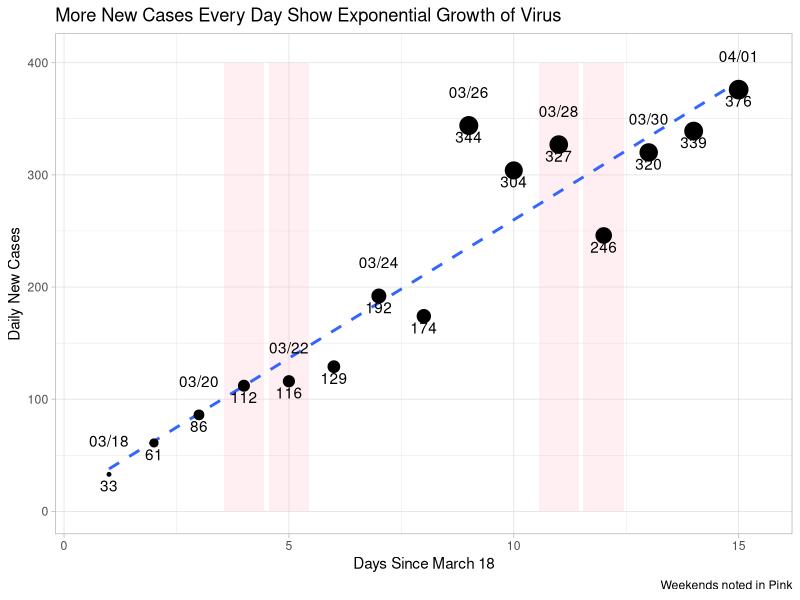

Generate this figure with R:
#' This script generates an improved Fox31 COVID-19 Visual for LinkedIn

library(ggplot2) #pretty plot 
library(lubridate) # day of week 

#' Data Generation 
#'    Copying from the visual 

covid_dates <- seq.Date(from = as.Date("2020-03-18"),
                        to = as.Date("2020-04-01"),
                        by = "day")

day_of_week <- weekdays(covid_dates)

cases <- c(33, 61, 86, 112, 116, 129, 192,
           174, 344, 304, 327, 246, 320, 339, 376)

if(length(covid_dates) != length(cases)){ 
  stop("Each date should have exactly 1 case value")
}

fox31 <- data.frame("Date" = covid_dates, 
                    "Day" = day_of_week,
                    "New_Cases" = cases,
                    "Days_Since_Mar18" = 1:length(cases), 
                    "Weekend" = ifelse(test = day_of_week %in% 
                                         c("Saturday","Sunday"),
                                       yes = 1,
                                        no = 0 )
                    )


#' Create a background with light pink bars highlighting weekends 
background <- ggplot(data = fox31,
                     aes(x = Days_Since_Mar18, y = New_Cases)) +
  theme_light() + 
  geom_bar(data = fox31, aes(x = Days_Since_Mar18, 
                             y = ifelse(test = fox31$Weekend, 
                             yes = 400,
                             no = 0)),
          stat = "identity",
           fill = "pink",
           alpha = 0.25) + 
  labs(x = "Days Since March 18", 
       y = "Daily New Cases",
       caption =  "Weekends noted in Pink",
       title = "More New Cases Every Day Show Exponential Growth of Virus") 

# Add points to background 
  # legend won't be used
local_covid <- background +  
  geom_smooth(se = FALSE, method = "lm", linetype = "dashed") + 
  geom_point(data = fox31,
             mapping = aes(x = Days_Since_Mar18,
                           y = New_Cases, 
                           size = New_Cases)) + theme(legend.position = "none")

# generating a label for every other day 
# because everyday is too crowded. 

fox31$Date2 <- format(fox31$Date,"%m/%d")
fox31$Date2[(rep(c(FALSE,TRUE),nrow(fox31)/2))] <- ""

# add labels and print 
local_covid + geom_text(aes(label = New_Cases), nudge_y = -10) +
  geom_text(data = fox31, aes(label = Date2), nudge_y = 30)
 